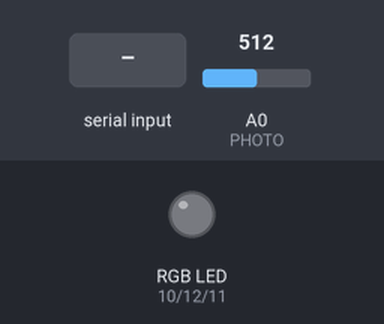
The sketch below on a simulated Arduino Mega 2560, built with avr-gcc and run on an emulated ATmega2560. Parts: an RGB LED mixed from three pins (HIGH = lit). The inputs (shaded band) are chosen by the test bench; at power-on: A0 (PHOTO) = 512. Dim RGB values are drawn brighter than linear; what the sketch prints to the serial monitor is not drawn.

Above: at 1.2 s.
1.3 s: "90,45\n" received over the second serial link
At 2.0 s:
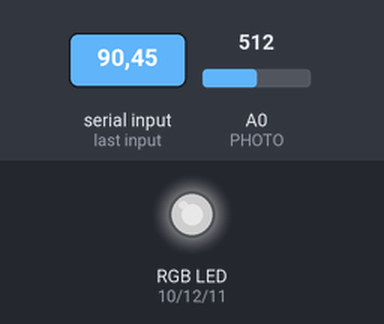
4.1 s: "1\n" received over the second serial link
At 4.9 s:
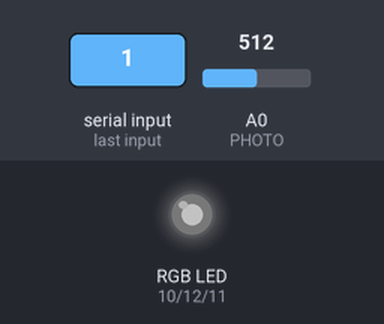
6.8 s: A0 (PHOTO) set to 111
11.2 s: A0 (PHOTO) set to 92
12.7 s: "30,150\n" received over the second serial link
At 13.6 s:
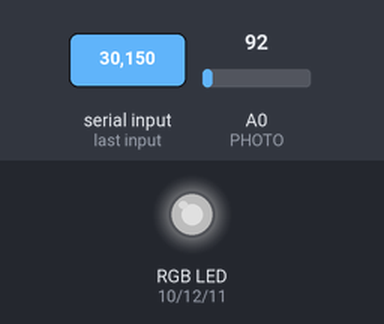
17.1 s: "5\n" received over the second serial link
At 19.8 s:
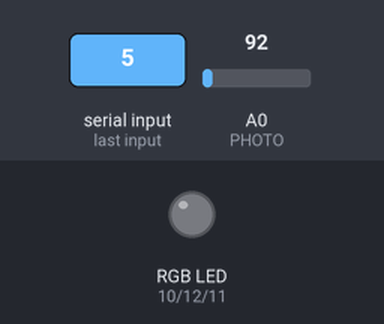
Timing chart, 0 to 21.3 s (numbered marks = the images above; inputs shaded):
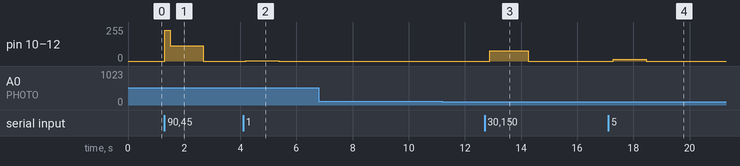

Measured:
- after the input at 1.3 s, pin 10 (R), pin 11 (B), pin 12 (G): 0/255 → 229/255 at once, → 114/255 0.19 s later, → 0/255 1.2 s later
- after the input at 4.1 s, pin 10 (R), pin 11 (B), pin 12 (G): 0/255 → 2/255 after 0.09 s, → 0/255 1.2 s later
- after the input at 6.8 s, every drawn part: stays the same
- after the input at 11.2 s, every drawn part: stays the same
- after the input at 12.7 s, pin 10 (R), pin 11 (B), pin 12 (G): 0/255 → 76/255 after 0.18 s, → 0/255 1.4 s later
- after the input at 17.1 s, pin 10 (R), pin 11 (B), pin 12 (G): 0/255 → 12/255 after 0.18 s, → 0/255 1.2 s later

The sketch:

SmartLightingSystem.ino
```cpp
#define R 10
#define G 12
#define B 11
#define PHOTO A0

int lighting;
int autoL;
long nowTime = 0;
int delayTime = 1000;
long previousTime = 0;
int x;
int data;
bool autoMode = 0;
byte userBrightness;
byte minBrightness;
byte maxBrightness;
byte brightness;

void lightOn(byte brightness) {
  analogWrite(R, brightness);
  analogWrite(G, brightness);
  analogWrite(B, brightness);
}

void autoLighting(byte minL, byte maxL, byte currentLighting) {
  if ((currentLighting < minL) && (autoL < 255)) {
    autoL++;
    lightOn(autoL);
  }
  if ((currentLighting > maxL) && (autoL > 0)) {
    autoL--;
    lightOn(autoL);
  }
}

int photoReader() {
  nowTime = millis();
  if (nowTime - previousTime > delayTime) {
    previousTime = millis();
    x = analogRead(PHOTO);
    lighting = map(x, 1020, 100, 0, 100);
  }
  return lighting;
}
void setup() {
  // put your setup code here, to run once:
  pinMode(R, OUTPUT);
  pinMode(G, OUTPUT);
  pinMode(B, OUTPUT);
  Serial.begin(9600);
  Serial3.begin(9600);
}

void loop() {
  if (Serial3.available()) {
    data = Serial3.parseInt();
  }

if (data == 505) {
      autoMode = 0;
    } else if (data == 404) {
      autoMode = 1;
    } else if (data == 303) {
      Serial3.print(photoReader());
    } else if (data < 101 && autoMode == 1) {
      userBrightness = data;
      minBrightness = userBrightness - 5;
      maxBrightness = userBrightness + 5;
      autoLighting(minBrightness, maxBrightness, photoReader());
    } else if (data < 101 && autoMode == 0) {
      brightness = map(data, 0, 100, 0, 255);
      lightOn(brightness);
    }
  // put your main code here, to run repeatedly:
  Serial.print("Auto flag: ");
  Serial.print(autoMode);
  Serial.print("\t");

  Serial.print("Fhotoresistor value: ");
  Serial.print(photoReader());
  Serial.print("\t");

Serial.print("Bluetooth value: ");
  Serial.println(data);
   Serial.print("\t");

   Serial.print("User`s brightness of LED: ");
  Serial.print(userBrightness);
  Serial.print("\t");

  Serial.print("Current auto brightness of LED: ");
  Serial.print(autoL);
  Serial.print("\t");

Serial.print("Current brightness of LED: ");
  Serial.print(brightness);
  Serial.print("\t");
  delay(100);
  // autoLighting(50, 60, photoReader());
}
```
